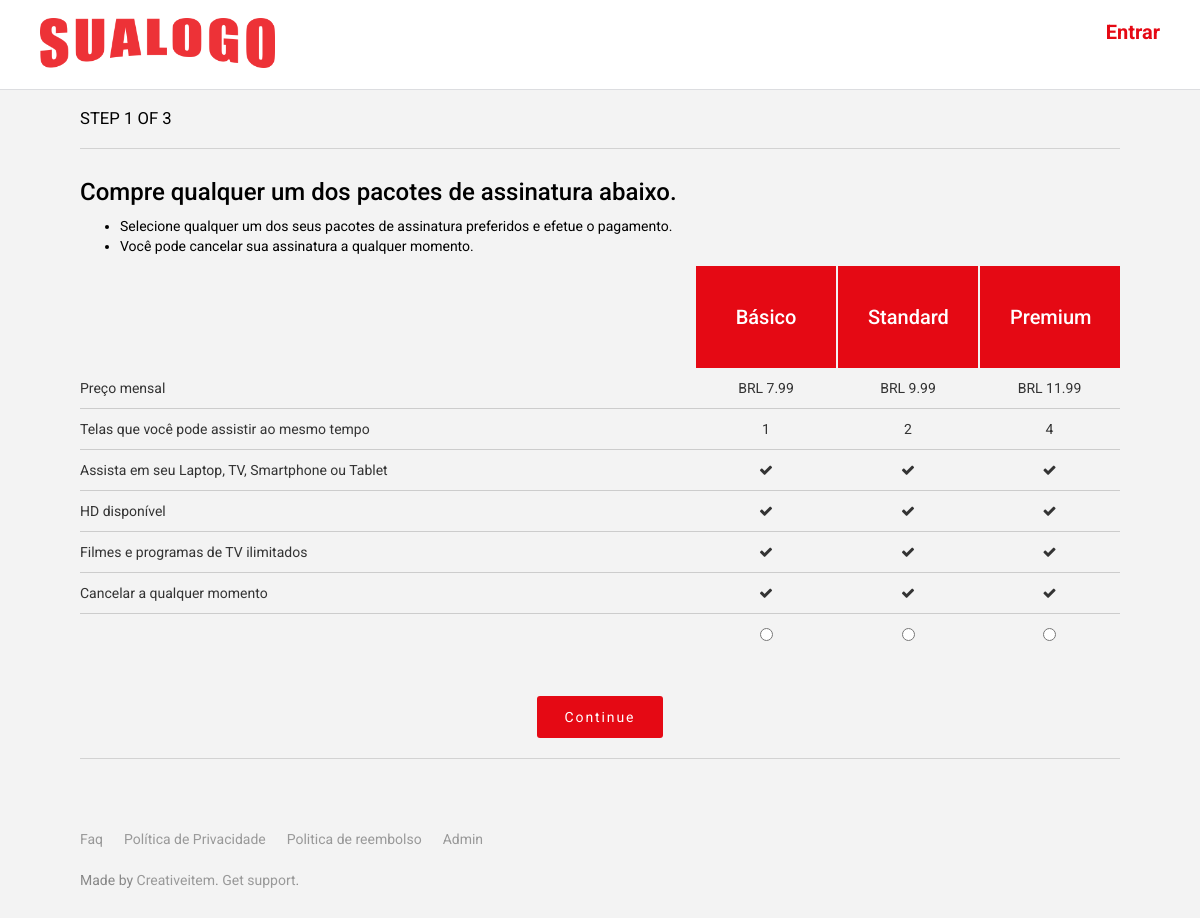
Page /index.php?home/selectplan on the committed database.
### tables this page shows
CREATE TABLE `plan` (
  `plan_id` int(11) NOT NULL AUTO_INCREMENT,
  `name` longtext NOT NULL,
  `screens` longtext NOT NULL,
  `price` longtext NOT NULL,
  `status` int(11) NOT NULL COMMENT '1 active, 0 inactive',
  PRIMARY KEY (`plan_id`)
);

### application/views/frontend/index.php (called while the page is built)
<?php
$selected_theme	= $this->crud_model->get_active_theme();
include $selected_theme . '/index.php';
?>

### application/controllers/Home.php (called while the page is built, shortened)
<?php
class Home extends CI_Controller {
	function __construct()
	{
		$this->load->database();
		$this->load->model('crud_model');
		$this->load->model('email_model');
		$this->load->library('session');
		$this->load->helper('directory');
	}
	function selectplan()
	{
		$page_data['page_name']			=	'selectplan';
		$page_data['page_title']		=	'Select Package';
		$this->load->view('frontend/index', $page_data);
	}
}

### index.php (called while the page is built, shortened)
<?php
require_once BASEPATH.'core/CodeIgniter.php';

### application/helpers/multi_language_helper.php (called while the page is built, shortened)
<?php  if ( ! defined('BASEPATH')) exit('No direct script access allowed');
if ( ! function_exists('get_phrase'))
{
	function get_phrase($phrase = '') {
		$CI	=&	get_instance();
		$current_language	=	$CI->db->get_where('settings' , array('type' => 'language'))->row()->description;
		$query	=	$CI->db->get_where('language' , array('LOWER(phrase)' => strtolower($phrase)));
		$row   	=	$query->row();
		if (isset($row->$current_language) && $row->$current_language !="")
			return $row->$current_language;
		else
			return ucwords(str_replace('_',' ',$phrase));
	}
}

### application/models/Crud_model.php (called while the page is built, shortened)
<?php if (!defined('BASEPATH'))
class Crud_model extends CI_Model {
	function get_active_plans()
	{
		$this->db->where('status', 1);
		$query 		=	 $this->db->get('plan');
        return $query->result_array();
	}
}

### application/views/frontend/flixer/selectplan.php (the view, shortened to what this page needs)
<div class="bp-header">
	<div style="float: left;">
		<a href="<?php echo base_url();?>index.php?home">
		<img src="<?php echo base_url();?>/assets/global/logo.png" style="margin: 18px 40px; height: 50px;" />
		</a>
	</div>
	<div style="float: right;margin: 18px 40px; height: 50px;">
		<a href="<?php echo base_url();?>index.php?home/signin" class="" style="color: #e50914;font-weight: 700;font-size: 20px;"><?php echo get_phrase('Sign_In');?></a>
	</div>
</div>
<div class="container">
	<div class="row bp-selectplan">
	<div class="col-lg-12">
			<h3 class="black_text bp-header-register-step"><span>Step 1 of 3</span> </h3>
			<hr>
		</div>
		<div class="col-lg-12">
			<h4 class="black_text"><?php echo get_phrase('Purchase_any_of_the_membership_package_from_below');?></h4>
			<ul class="black_text">
				<li>
					<?php echo get_phrase('Select_any_of_your_preferred_membership_package_&_make_payment.');?>
				</li>
				<li>
					<?php echo get_phrase('You_can_cancel_your_subscription_anytime_later.');?>
				</li>
			</ul>
			<div class="bp-table-plans">
			<form>
				<table class="table table-hover">
					<tbody>
						<tr>
							<td>
							</td>
							<?php
								$plans = $this->crud_model->get_active_plans();
								foreach ($plans as $row):
								?>
							<td>
								<h5><?php echo $row['name'];?></h5>
							</td>
							<?php endforeach;?>
						</tr>
						<tr>
							<td><?php echo get_phrase('Monthly_price');?></td>
							<?php
								$plans = $this->crud_model->get_active_plans();
								foreach ($plans as $row):
								?>
							<td>BRL <?php echo $row['price'];?></td>
							<?php endforeach;?>
						</tr>
						<tr>
							<td><?php echo get_phrase('Screens_you_can_watch_on_at_the_same_time');?></td>
							<?php
								$plans = $this->crud_model->get_active_plans();
								foreach ($plans as $row):
								?>
							<td><?php echo $row['screens'];?></td>
							<?php endforeach;?>
						</tr>
						<tr>
							<td><?php echo get_phrase('Watch_on_your_laptop,_TV,_phone_and_tablet');?></td>
							<?php
								$plans = $this->crud_model->get_active_plans();
								foreach ($plans as $row):
								?>
							<td><i class="fa fa-check" aria-hidden="true"></i></td>
							<?php endforeach;?>
						</tr>
						<tr>
							<td><?php echo get_phrase('HD_available');?></td>
							<?php
								$plans = $this->crud_model->get_active_plans();
								foreach ($plans as $row):
								?>
							<td><i class="fa fa-check" aria-hidden="true"></i></td>
							<?php endforeach;?>
						</tr>
						<tr>
							<td><?php echo get_phrase('Unlimited_movies_and_TV_shows');?></td>
							<?php
								$plans = $this->crud_model->get_active_plans();
								foreach ($plans as $row):
								?>
							<td><i class="fa fa-check" aria-hidden="true"></i></td>
							<?php endforeach;?>
						</tr>
						<tr>
							<td><?php echo get_phrase('Cancel_anytime');?></td>
							<?php
								$plans = $this->crud_model->get_active_plans();
								foreach ($plans as $row):
								?>
							<td><i class="fa fa-check" aria-hidden="true"></i></td>
							<?php endforeach;?>
						</tr>
						<tr>
							<td></td>
							<?php
								$plans = $this->crud_model->get_active_plans();
								foreach ($plans as $row):
								?>
							<td>
								<input class="bp-input-radio" type="radio" name="plan_id" value="<?php echo $row['plan_id'];?>" onChange="enable_payment()" />
							</td>
							<?php endforeach;?>
						</tr>
					</tbody>
				</table>
			</form>
			<div class="bp-item bp-btn-center"><a class="btn btn-danger btn-lg  bp-header-btn" href="index.php?home/registration">Continue</a></div>
			</div>
		</div>
	</div>
	<hr>
	<?php include 'footer.php';?>
</div>

### application/views/frontend/flixer/index.php (style rules this page uses)
.black_text { color:#000; background-color: #f3f3f3; }

### application/views/frontend/flixer/selectplan.php (style rules this page uses)
td { padding: 12px 15px; border-bottom: 1px solid #ccc; }

### rows in the picture
plan: name "Básico", price "7.99", screens "1"
plan: name "Standard", price "9.99", screens "2"
plan: name "Premium", price "11.99", screens "4"

### other values in the picture
get_phrase('Sign_In') "Entrar"
get_phrase('Purchase_any_of_the_membership_package_from_below') "Compre qualquer um dos pacotes de assinatura abaixo."
get_phrase('You_can_cancel_your_subscription_anytime_later.') "Você pode cancelar sua assinatura a qualquer momento."
get_phrase('Monthly_price') "Preço mensal"
get_phrase('Screens_you_can_watch_on_at_the_same_time') "Telas que você pode assistir ao mesmo tempo"
get_phrase('Watch_on_your_laptop,_TV,_phone_and_tablet') "Assista em seu Laptop, TV, Smartphone ou Tablet"
get_phrase('HD_available') "HD disponível"
get_phrase('Unlimited_movies_and_TV_shows') "Filmes e programas de TV ilimitados"
get_phrase('Cancel_anytime') "Cancelar a qualquer momento"
get_phrase('Faq') "Faq"
get_phrase('Privacy_Policy') "Política de Privacidade"
get_phrase('Refund_Policy') "Politica de reembolso"
get_phrase('admin') "Admin"
